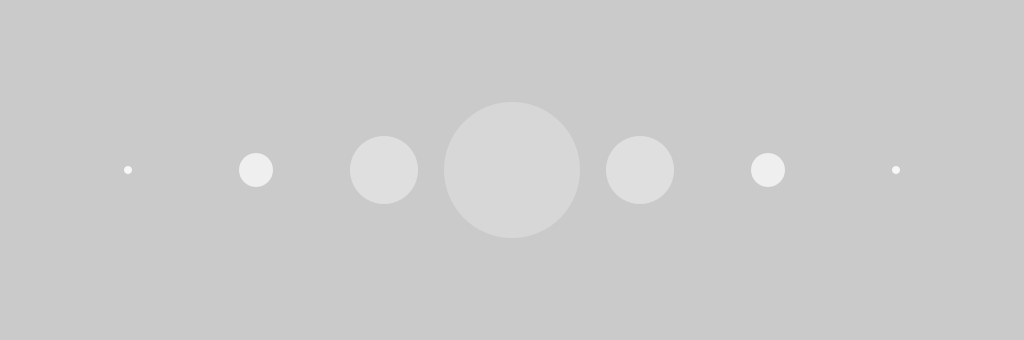
Frame 1 (no input)
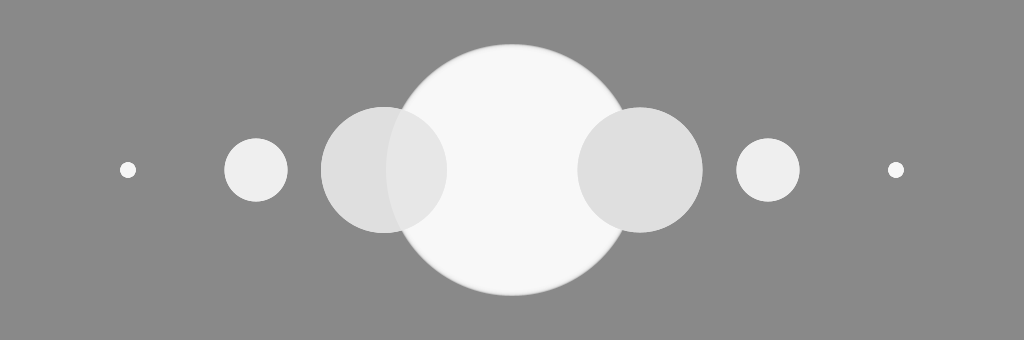
Frame 60 (the mouse pressed at the canvas centre just before this capture)
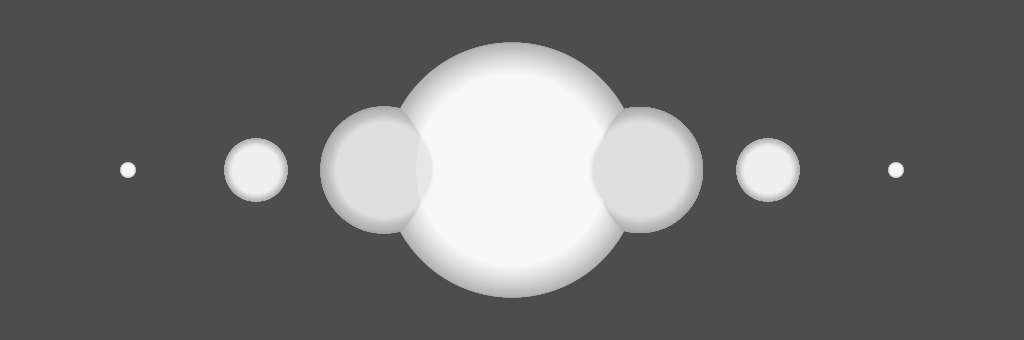
Frame 120 (the mouse held since frame 60 and released just before this capture)

The Processing sketch that drew these frames (run headless with seeded random() and noise(); from frame 60 on, the mouse is pressed at the canvas centre):

// Processing sketch: ANI2012A19_FadingBall3
// ── ANI2012A19_FadingBall3.pde
// ANI2012A19_FadingBall3.pde
// Animation de plusieurs boules lumineuses avec mouvement oscillatoire.
// Chaque instance est stockée dans un tableau à une dimension.

// classe de type Ball
class Ball
{
  float positionX;
  float positionY;

  float radius;

  float oscillation;

  color colorFill;

  Ball(float x, float y, float r, color c)
  {
    positionX = x;
    positionY = y;

    radius = r;

    colorFill = c;
  }

  void update()
  {
    radius = oscillation;
  }

  void render()
  {
    fill(colorFill);
    ellipse(positionX, positionY, radius, radius);
  }
}

// paramètre
int period = 5000;

// variables
Ball[] balls;

float centerX;
float centerY;

void setup()
{
  size(1024, 340);

  centerX = width / 2.0f;
  centerY = height / 2.0f;

  noStroke();

  balls = new Ball[7];

  balls[0] = new Ball(centerX - 384, centerY, 8,   color(255 - 8));
  balls[1] = new Ball(centerX - 256, centerY, 32,  color(255 - 16));
  balls[2] = new Ball(centerX - 128, centerY, 64,  color(255 - 32));
  balls[3] = new Ball(centerX,       centerY, 128, color(255,  64));
  balls[4] = new Ball(centerX + 128, centerY, 64,  color(255 - 32));
  balls[5] = new Ball(centerX + 256, centerY, 32,  color(255 - 16));
  balls[6] = new Ball(centerX + 384, centerY, 8,   color(255 - 8));
}

void draw()
{
  fade(2);

  balls[0].oscillation = 8   + int(oscillate(millis(), 8,   period));
  balls[1].oscillation = 32  + int(oscillate(millis(), 32,  period));
  balls[2].oscillation = 64  + int(oscillate(millis(), 64,  period));
  balls[3].oscillation = 128 + int(oscillate(millis(), 128, period));
  balls[4].oscillation = 64  + int(oscillate(millis(), 63,  period));
  balls[5].oscillation = 32  + int(oscillate(millis(), 32,  period));
  balls[6].oscillation = 8   + int(oscillate(millis(), 8,   period));

  balls[0].update();
  balls[1].update();
  balls[2].update();
  balls[3].update();
  balls[4].update();
  balls[5].update();
  balls[6].update();

  balls[0].render();
  balls[1].render();
  balls[2].render();
  balls[3].render();
  balls[4].render();
  balls[5].render();
  balls[6].render();
}

void fade(float decay)
{
  fill(0, decay);
  rect(0, 0, width, height);
}

float oscillate(float time, float amplitude, float period)
{
  return amplitude * sin(time * 2 * PI / period);
}
